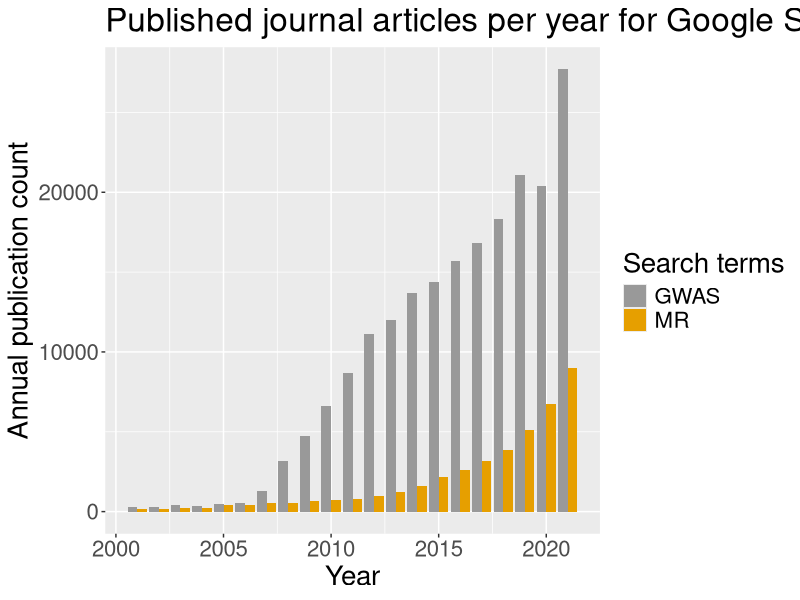

Here is the R script that generated this plot: (Note: this script raises an error after producing the figure.)
## ---- chunk 1
knitr::opts_chunk$set(echo = FALSE, message = FALSE)
library(magrittr)
## ---- chunk 2
library(magrittr)
dat <- readxl::read_xlsx(path = "../data/publication-counts.xlsx", sheet = "counts")
dat %>%
  tidyr::pivot_longer(!year) %>%
  dplyr::filter(year < 2022) %>%
  ggplot2::ggplot(ggplot2::aes(x = year, y = value, fill = name)) + 
  ggplot2::geom_bar(stat = "identity", 
                    position=ggplot2::position_dodge()) + 
  ggplot2::scale_fill_manual(labels = c("GWAS", "MR"), values=c('#999999','#E69F00')) + 
  ggplot2::ylab("Annual publication count") + 
  ggplot2::xlab("Year") + 
  ggplot2::ggtitle("Published journal articles per year for Google Scholar key word searches: 1. Mendelian randomization and 2. Genome-wide association study") + 
  ggplot2::guides(fill = ggplot2::guide_legend("Search terms")) + 
  ggplot2::theme(text = ggplot2::element_text(size = 20)) 
  
ggplot2::ggsave("../figures/mr-gwas-counts.png")

## ---- chunk 3
knitr::include_graphics("../figures/timeline.pdf")
